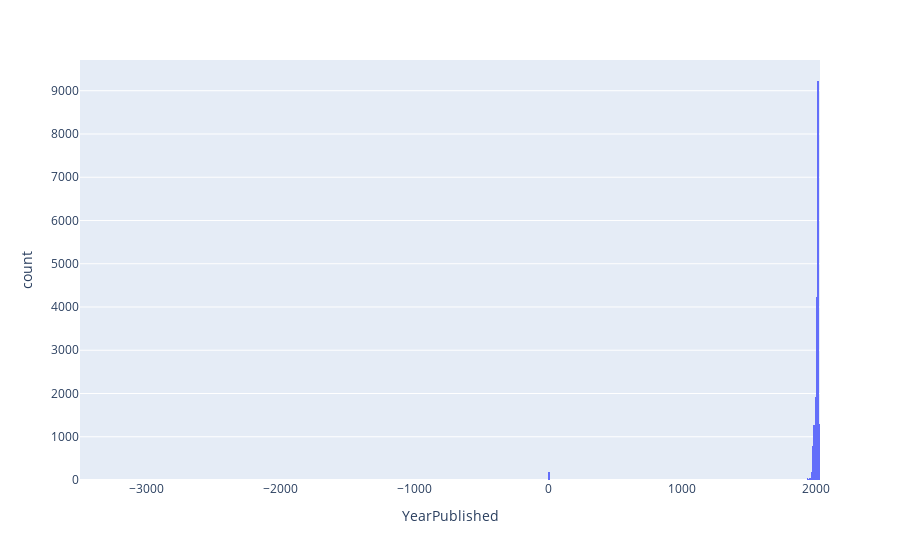

Write notebook code for a chart like this one.
### Markdown cell above
There are a lot of games! However, some are VERY old.

### Code cell
fig = px.histogram(boardgames_df, x= 'YearPublished')
fig.show()

### Figure 1 — Plotly figure (JSON) as saved in the notebook; plotly's stock layout.template omitted (floating-point values rounded to 4 significant figures; data arrays with more than 128 entries replaced by an {"elided": "..."} marker saying what was removed)
{"data": [{"alignmentgroup": "True", "bingroup": "x", "hovertemplate": "YearPublished=%{x}<br>count=%{y}<extra></extra>", "legendgroup": "", "marker": {"color": "#636efa", "pattern": {"shape": ""}}, "name": "", "offsetgroup": "", "orientation": "v", "showlegend": false, "type": "histogram", "x": {"elided": "19365 int values"}, "xaxis": "x", "yaxis": "y"}], "layout": {"barmode": "relative", "legend": {"tracegroupgap": 0}, "margin": {"t": 60}, "xaxis": {"anchor": "y", "domain": [0, 1], "title": {"text": "YearPublished"}}, "yaxis": {"anchor": "x", "domain": [0, 1], "title": {"text": "count"}}}}
